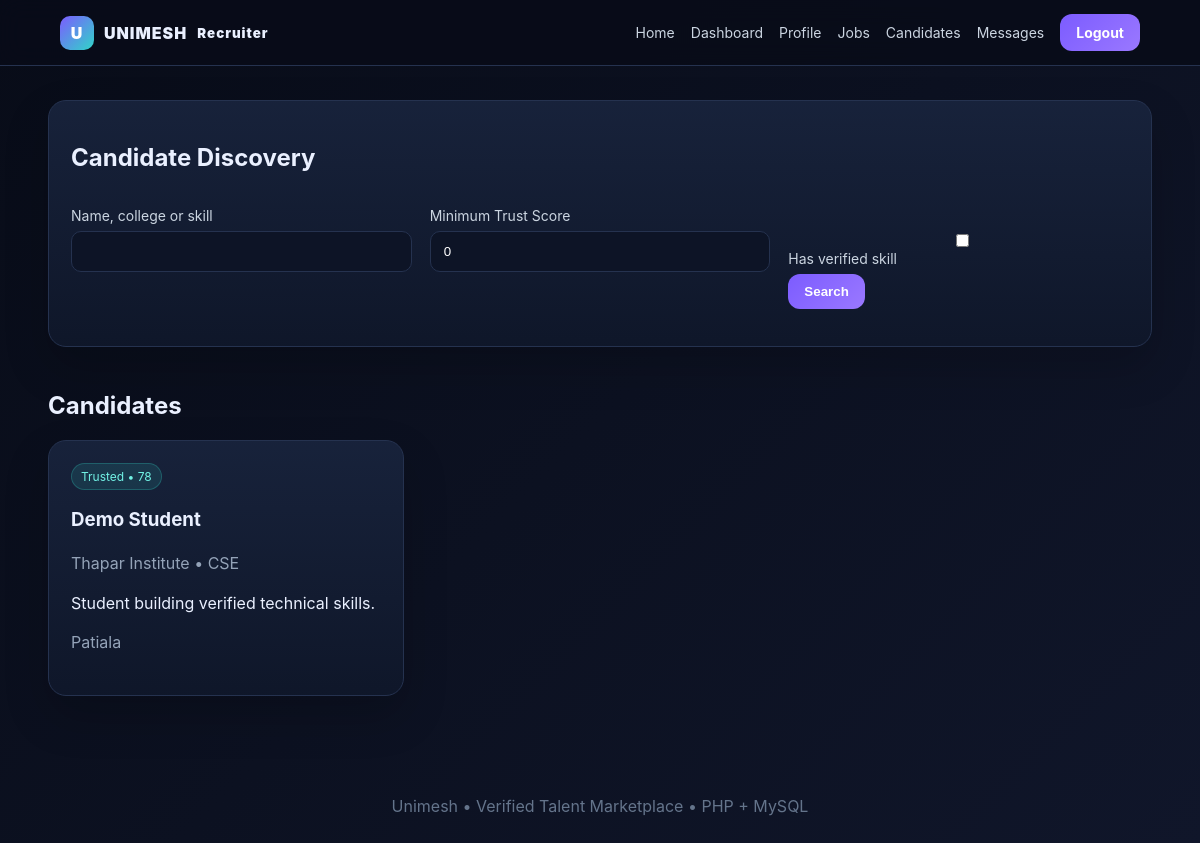
The app's page /recruiter/candidates.php (signed in) with its own data.
### tables this page shows
CREATE TABLE users (
 id INT AUTO_INCREMENT PRIMARY KEY,
 name VARCHAR(120) NOT NULL,
 email VARCHAR(190) NOT NULL UNIQUE,
 password_hash VARCHAR(255) NOT NULL,
 role ENUM('student','recruiter','team_leader','admin') NOT NULL DEFAULT 'student',
 email_verified TINYINT(1) NOT NULL DEFAULT 0,
 verification_status ENUM('pending','verified','rejected','manual_review') NOT NULL DEFAULT 'pending',
 account_status ENUM('active','suspended') NOT NULL DEFAULT 'active',
 trust_score INT NOT NULL DEFAULT 0,
 profile_photo VARCHAR(255) NULL,
 bio TEXT NULL,
 college VARCHAR(190) NULL,
 branch VARCHAR(120) NULL,
 graduation_year INT NULL,
 location VARCHAR(190) NULL,
 resume_path VARCHAR(255) NULL,
 company_name VARCHAR(190) NULL,
 company_description TEXT NULL,
 company_document VARCHAR(255) NULL,
 google_id VARCHAR(190) NULL,
 created_at TIMESTAMP DEFAULT CURRENT_TIMESTAMP,
 updated_at TIMESTAMP DEFAULT CURRENT_TIMESTAMP ON UPDATE CURRENT_TIMESTAMP
);

### recruiter/includes/functions.php (called while the page is built, shortened)
<?php
function e($value){ return htmlspecialchars((string)$value, ENT_QUOTES, 'UTF-8'); }
function trust_tier($score){ if($score>=85)return 'Elite'; if($score>=70)return 'Trusted'; if($score>=50)return 'Verified'; if($score>=30)return 'Growing'; return 'New'; }

### recruiter/candidates.php (the view)
<?php $pageTitle='Candidate Discovery'; require 'config.php'; require 'includes/functions.php'; require_role('recruiter');$q=trim($_GET['q']??'');$min=(int)($_GET['min_trust']??0);$verified=isset($_GET['verified']);
$sql="SELECT DISTINCT u.id,u.name,u.email,u.college,u.branch,u.location,u.trust_score,u.bio FROM users u LEFT JOIN user_skills us ON us.user_id=u.id LEFT JOIN skills s ON s.id=us.skill_id WHERE u.role='student' AND u.trust_score>=?";$args=[$min];if($q!==''){$sql.=" AND (u.name LIKE ? OR u.college LIKE ? OR s.name LIKE ?)";$like="%$q%";$args[]=$like;$args[]=$like;$args[]=$like;}if($verified)$sql.=" AND EXISTS(SELECT 1 FROM user_skills ux WHERE ux.user_id=u.id AND ux.verified=1)";$sql.=" ORDER BY u.trust_score DESC";$stmt=$pdo->prepare($sql);$stmt->execute($args);$students=$stmt->fetchAll();include 'includes/header.php';?>
<div class="card"><h2>Candidate Discovery</h2><form method="get" class="grid"><div class="form-group"><label>Name, college or skill</label><input name="q" value="<?=e($q)?>"></div><div class="form-group"><label>Minimum Trust Score</label><input type="number" name="min_trust" min="0" max="100" value="<?=$min?>"></div><div class="form-group"><label>&nbsp;</label><label><input type="checkbox" name="verified" <?=$verified?'checked':''?>> Has verified skill</label><button class="btn">Search</button></div></form></div>
<h2 class="section-title">Candidates</h2><div class="grid"><?php foreach($students as $s):?><div class="card"><span class="badge"><?=e(trust_tier($s['trust_score']))?> • <?=e($s['trust_score'])?></span><h3><?=e($s['name'])?></h3><p class="muted"><?=e($s['college']?:'College not set')?> <?=e($s['branch']?'• '.$s['branch']:'')?></p><p><?=e($s['bio']?:'No bio yet.')?></p><p class="muted"><?=e($s['location'])?></p></div><?php endforeach;?></div>
<?php include 'includes/footer.php'; ?>

### recruiter/assets/style.css (style rules this page uses)
:root { --bg:#0b1020;--panel:#121a2e;--panel2:#18233c;--text:#eaf0ff;--muted:#94a3b8;--brand:#7c5cff;--accent:#30d5c8;--danger:#ff637d;--border:#25324f }
* { box-sizing:border-box }
body { margin:0;font-family:Inter,system-ui,Arial;background:linear-gradient(135deg,#080c18,#10162a);color:var(--text);min-height:100vh }
.pill,.btn { background:linear-gradient(135deg,var(--brand),#9a78ff);padding:10px 16px;border-radius:12px;color:white!important;border:0;cursor:pointer;font-weight:700 }
.hero p,.muted { color:var(--muted);line-height:1.7 }
.hero-card,.card { background:linear-gradient(180deg,rgba(24,35,60,.95),rgba(15,23,42,.95));border:1px solid var(--border);border-radius:18px;padding:22px;box-shadow:0 20px 45px rgba(0,0,0,.18) }
.grid { display:grid;grid-template-columns:repeat(3,1fr);gap:18px }
.badge { display:inline-block;padding:5px 9px;border-radius:999px;background:rgba(48,213,200,.12);color:#72f2e5;border:1px solid rgba(48,213,200,.25);font-size:12px }
.section-title { margin-top:44px }
.form-group { margin:15px 0 }
.form-group label { display:block;margin-bottom:7px;color:#cbd5e1;font-size:14px }
.form-group input,.form-group select,.form-group textarea { width:100%;padding:12px 13px;background:#0d1426;border:1px solid var(--border);border-radius:10px;color:white }

### records on screen
users: trust_score "Trusted", trust_score "78", name "Demo Student", college "Thapar Institute", branch "• CSE", bio "Student building verified technical skills.", location "Patiala"
